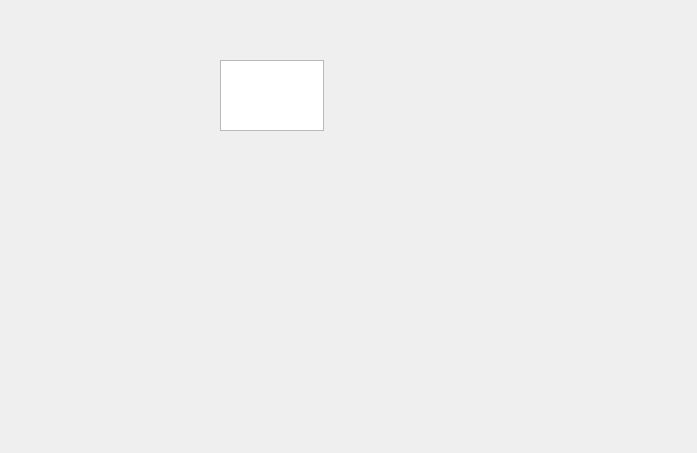
<?xml version="1.0" encoding="UTF-8"?>
<ui version="4.0">
 <class>QFormDoc</class>
 <widget class="QWidget" name="QFormDoc">
  <property name="geometry">
   <rect>
    <x>0</x>
    <y>0</y>
    <width>697</width>
    <height>453</height>
   </rect>
  </property>
  <property name="windowTitle">
   <string>Form</string>
  </property>
  <widget class="QPlainTextEdit" name="plainTextEdit">
   <property name="geometry">
    <rect>
     <x>220</x>
     <y>60</y>
     <width>104</width>
     <height>71</height>
    </rect>
   </property>
  </widget>
  <action name="actOpen">
   <property name="text">
    <string>打开</string>
   </property>
   <property name="toolTip">
    <string>打开文件</string>
   </property>
   <property name="menuRole">
    <enum>QAction::MenuRole::NoRole</enum>
   </property>
  </action>
  <action name="actCut">
   <property name="text">
    <string>剪切</string>
   </property>
   <property name="shortcut">
    <string>Ctrl+X</string>
   </property>
   <property name="menuRole">
    <enum>QAction::MenuRole::NoRole</enum>
   </property>
  </action>
  <action name="actCopy">
   <property name="text">
    <string>复制</string>
   </property>
   <property name="shortcut">
    <string>Ctrl+C</string>
   </property>
   <property name="menuRole">
    <enum>QAction::MenuRole::NoRole</enum>
   </property>
  </action>
  <action name="actPaste">
   <property name="text">
    <string>粘贴</string>
   </property>
   <property name="shortcut">
    <string>Ctrl+V</string>
   </property>
   <property name="menuRole">
    <enum>QAction::MenuRole::NoRole</enum>
   </property>
  </action>
  <action name="actFont">
   <property name="text">
    <string>字体</string>
   </property>
   <property name="toolTip">
    <string>设置字体</string>
   </property>
   <property name="menuRole">
    <enum>QAction::MenuRole::NoRole</enum>
   </property>
  </action>
  <action name="actClose">
   <property name="text">
    <string>关闭</string>
   </property>
   <property name="toolTip">
    <string>关闭本窗口</string>
   </property>
   <property name="menuRole">
    <enum>QAction::MenuRole::NoRole</enum>
   </property>
  </action>
  <action name="actUndo">
   <property name="text">
    <string>撤销</string>
   </property>
   <property name="toolTip">
    <string>撤销编辑操作</string>
   </property>
   <property name="shortcut">
    <string>Ctrl+Z</string>
   </property>
   <property name="menuRole">
    <enum>QAction::MenuRole::NoRole</enum>
   </property>
  </action>
  <action name="actRedo">
   <property name="text">
    <string>重复</string>
   </property>
   <property name="toolTip">
    <string>重复编辑操作</string>
   </property>
   <property name="menuRole">
    <enum>QAction::MenuRole::NoRole</enum>
   </property>
  </action>
 </widget>
 <resources/>
 <connections>
  <connection>
   <sender>actClose</sender>
   <signal>triggered()</signal>
   <receiver>QFormDoc</receiver>
   <slot>close()</slot>
   <hints>
    <hint type="sourcelabel">
     <x>-1</x>
     <y>-1</y>
    </hint>
    <hint type="destinationlabel">
     <x>348</x>
     <y>226</y>
    </hint>
   </hints>
  </connection>
 </connections>
</ui>
